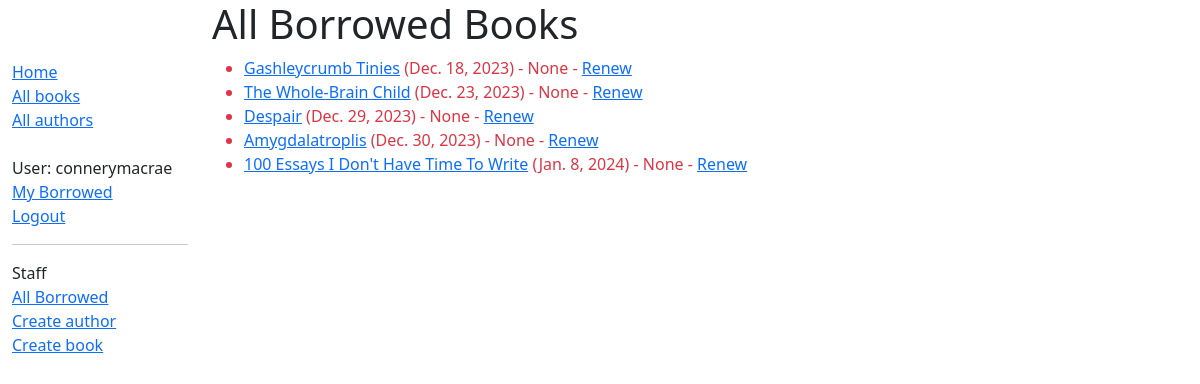
Before: /catalog/allloans/ (signed in) with the older database file.
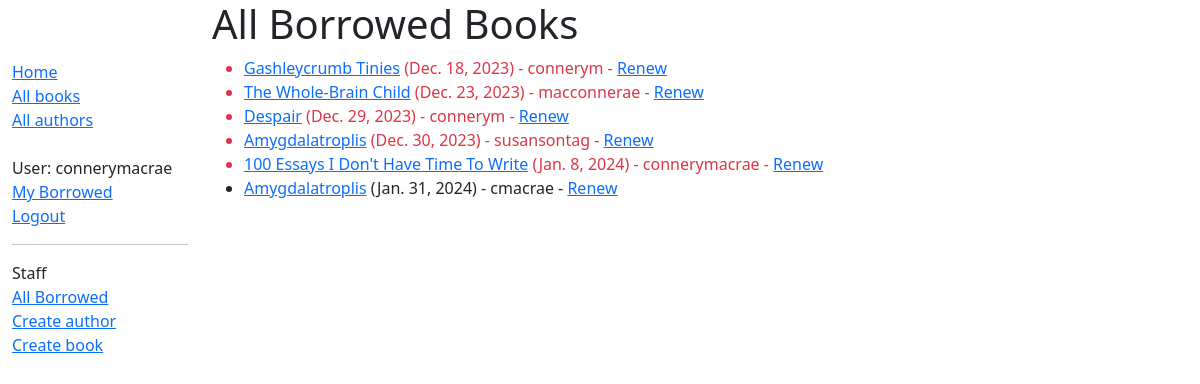
After: the same page with the newer database file.
### catalog/models.py (models this page shows, shortened)
class BookInstance(models.Model):
    book = models.ForeignKey('Book', on_delete=models.RESTRICT,
                             null=True)
    id = models.UUIDField(primary_key=True, default=uuid.uuid4,
                          help_text="Unique ID for this particular book "
                                    "across the whole library")
    imprint = models.CharField(max_length=200)
    due_back = models.DateField(null=True, blank=True)
    borrower = models.ForeignKey(settings.AUTH_USER_MODEL, on_delete=models.SET_NULL, null=True, blank=True)
    LOAN_STATUS = (
        ('m', 'Maintenance'),
        ('o', 'On loan'),
        ('a', 'Available'),
        ('r', 'Reserved'),
    )
    status = models.CharField(
        max_length=1,
        choices=LOAN_STATUS,
        blank=True,
        default='m',
        help_text='Book availability',
    )
    class Meta:
        ordering = ['book', 'due_back']
        permissions = (("can_mark_returned", "Set book as returned"),)
    def is_overdue(self):
        return bool(self.due_back and date.today() > self.due_back)

class Book(models.Model):
    title = models.CharField(max_length=200)
    volume = models.IntegerField(null=True, blank=True)
    author = models.ForeignKey('Author', on_delete=models.RESTRICT, null=True)
    summary = models.TextField(
        max_length=1000, help_text="Enter a brief description of the book")
    ibsn = models.CharField('IBSN', max_length=13,
                            unique=True, help_text='13 Characters <a '
                                                   'href="https://www.isbn-international.org/content/what-isbn'
                                                   '">ISBN number</a>')
    genre = models.ManyToManyField(Genre, help_text="Select a genre for this book")
    language = models.ForeignKey(
        'Language', on_delete=models.SET_NULL, null=True)
    def display_genre(self):
        """Create a string for the Genre. This is required to display genre in Admin."""
        return ', '.join(genre.name for genre in self.genre.all()[:3])
    display_genre.short_description = 'Genre'

### catalog/views.py (the view)
# urls.py: path('allloans/', views.LoanedBooksListView.as_view(), name='all-borrowed'),
class LoanedBooksListView(PermissionRequiredMixin, generic.ListView):
    permission_required = 'catalog.view_bookinstance'
    model = BookInstance
    template_name = 'catalog/bookinstance_list_borrowed.html'
    paginate_by = 25
    def get_queryset(self):
        return (
            BookInstance.objects.filter(status__exact='o')
            .order_by('due_back')
        )

### catalog/templates/catalog/bookinstance_list_borrowed.html
{% extends "base_generic.html" %}
{% block content %}
    <h1>All Borrowed Books</h1>
    {% if bookinstance_list %}
    <ul>
      {% for bookinst in bookinstance_list %}
      <li class="{% if bookinst.is_overdue %}text-danger{% endif %}">
        <a href="{% url 'book-detail' bookinst.book.pk %}">{{ bookinst.book.title }}</a> ({{ bookinst.due_back }})
          - {{bookinst.borrower}}
          {% if perms.catalog.can_mark_returned %}- <a href="{% url 'renew-book-librarian' bookinst.id %}">Renew</a>{% endif %}
      </li>
      {% endfor %}
    </ul>
    {% else %}
      <p>There are no books borrowed.</p>
    {% endif %}
{% endblock %}

### catalog/templates/base_generic.html (shortened to what this page needs)
<!DOCTYPE html>
<html lang="en">
  <head>
    <link href="https://cdn.jsdelivr.net/npm/bootstrap@5.3.2/dist/css/bootstrap.min.css"
      rel="stylesheet"
>
    {% load static %}
    <link rel="stylesheet" href="{% static 'css/styles.css' %}" />
  </head>
  <body>
    <div class="container-fluid">
      <div class="row">
        <div class="col-sm-2">
          {% block sidebar %}
            <ul class="sidebar-nav">
              <li><a href="{% url 'index' %}">Home</a></li>
              <li><a href="{% url 'books' %}">All books</a></li>
              <li><a href="{% url 'authors' %}">All authors</a></li>
                <br>
            {% if user.is_authenticated %}
            <li>User: {{ user.get_username }}</li>
                <li><a href="{% url 'my-borrowed' %}">My Borrowed</a></li>
            <li><a href="{% url 'logout' %}?next={{ request.path }}">Logout</a></li>
            {% else %}
            <li><a href="{% url 'login' %}?next={{ request.path }}">Login</a></li>
            {% endif %}
                <hr>
            {% if user.is_staff %}
             <li>Staff</li>
                <li><a href="{% url 'all-borrowed' %}">All Borrowed</a></li>
                {% if perms.catalog.add_author %}
                <li><a href="{% url 'author-create' %}">Create author</a></li>
                {% endif %}
                {% if perms.catalog.add_book %}
                <li><a href="{% url 'book-create' %}">Create book</a></li>
                {% endif %}
            {% endif %}
            </ul>
          {% endblock %}
        </div>
        <div class="col-sm-10 ">{% block content %}{% endblock %}
</div>
      </div>
    </div>
  </body>
</html>

### catalog/static/css/styles.css (style rules this page uses)
.sidebar-nav { margin-top: 60px; padding: 0; list-style: none; }

Changed rows visible on the page:
changed BookInstance "Dec. 18, 2023": borrower "None" → "connerym"
changed BookInstance "The Whole-Brain Child": borrower "None" → "macconnerae"
changed BookInstance "Dec. 29, 2023": borrower "None" → "connerym"
changed BookInstance: borrower "None" → "susansontag"
changed BookInstance "100 Essays I Don't Have Time To Write": borrower "None" → "connerymacrae"
now on this page (row edited): BookInstance: book "Amygdalatroplis", due_back "Jan. 31, 2024", borrower "cmacrae"
